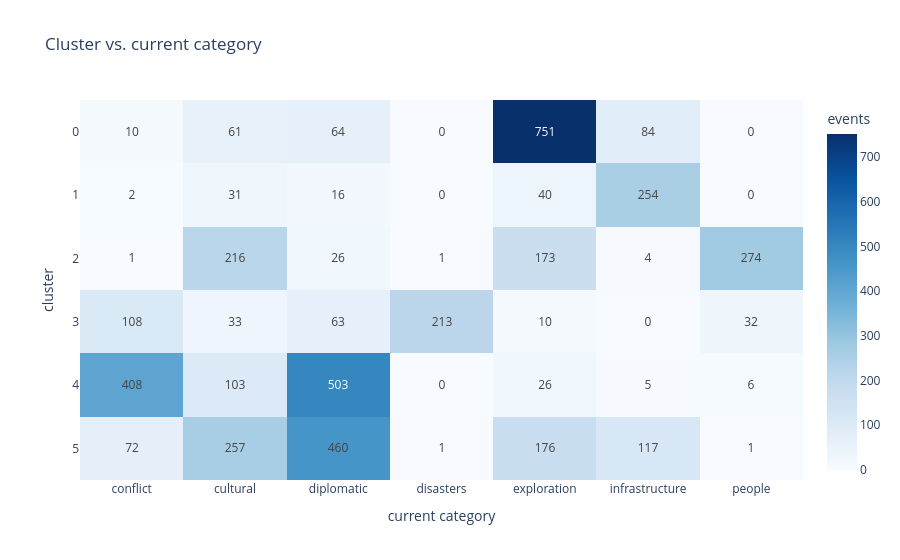

The code cell stored with this chart in its notebook:
### Markdown cell above
## 7. How do the clusters line up with the current categories?

ARI/NMI near 0 = no relation, near 1 = identical taxonomy. The heatmap shows which categories
survive intact and which get split or merged.

### Code cell
from sklearn.metrics import adjusted_rand_score, normalized_mutual_info_score

contingency = pd.crosstab(df["cluster"], df["category"])
ari = adjusted_rand_score(df["category"], df["cluster"])
nmi = normalized_mutual_info_score(df["category"], df["cluster"])
print(f"Adjusted Rand Index: {ari:.3f}")
print(f"Normalized Mutual Information: {nmi:.3f}")

px.imshow(
    contingency,
    text_auto=True,
    labels={"x": "current category", "y": "cluster", "color": "events"},
    title="Cluster vs. current category",
    color_continuous_scale="Blues",
)

### Figure 1 — Plotly figure (JSON) as saved in the notebook; plotly's stock layout.template omitted (floating-point values rounded to 4 significant figures)
{"data": [{"coloraxis": "coloraxis", "hovertemplate": "current category: %{x}<br>cluster: %{y}<br>events: %{z}<extra></extra>", "name": "0", "texttemplate": "%{z}", "type": "heatmap", "x": ["conflict", "cultural", "diplomatic", "disasters", "exploration", "infrastructure", "people"], "xaxis": "x", "y": [0, 1, 2, 3, 4, 5], "yaxis": "y", "z": [[10, 61, 64, 0, 751, 84, 0], [2, 31, 16, 0, 40, 254, 0], [1, 216, 26, 1, 173, 4, 274], [108, 33, 63, 213, 10, 0, 32], [408, 103, 503, 0, 26, 5, 6], [72, 257, 460, 1, 176, 117, 1]]}], "layout": {"coloraxis": {"autocolorscale": false, "colorbar": {"title": {"text": "events"}}, "colorscale": [[0.0, "rgb(247,251,255)"], [0.125, "rgb(222,235,247)"], [0.25, "rgb(198,219,239)"], [0.375, "rgb(158,202,225)"], [0.5, "rgb(107,174,214)"], [0.625, "rgb(66,146,198)"], [0.75, "rgb(33,113,181)"], [0.875, "rgb(8,81,156)"], [1.0, "rgb(8,48,107)"]]}, "title": {"text": "Cluster vs. current category"}, "xaxis": {"anchor": "y", "constrain": "domain", "domain": [0.0, 1.0], "scaleanchor": "y", "title": {"text": "current category"}}, "yaxis": {"anchor": "x", "autorange": "reversed", "constrain": "domain", "domain": [0.0, 1.0], "title": {"text": "cluster"}}}}
